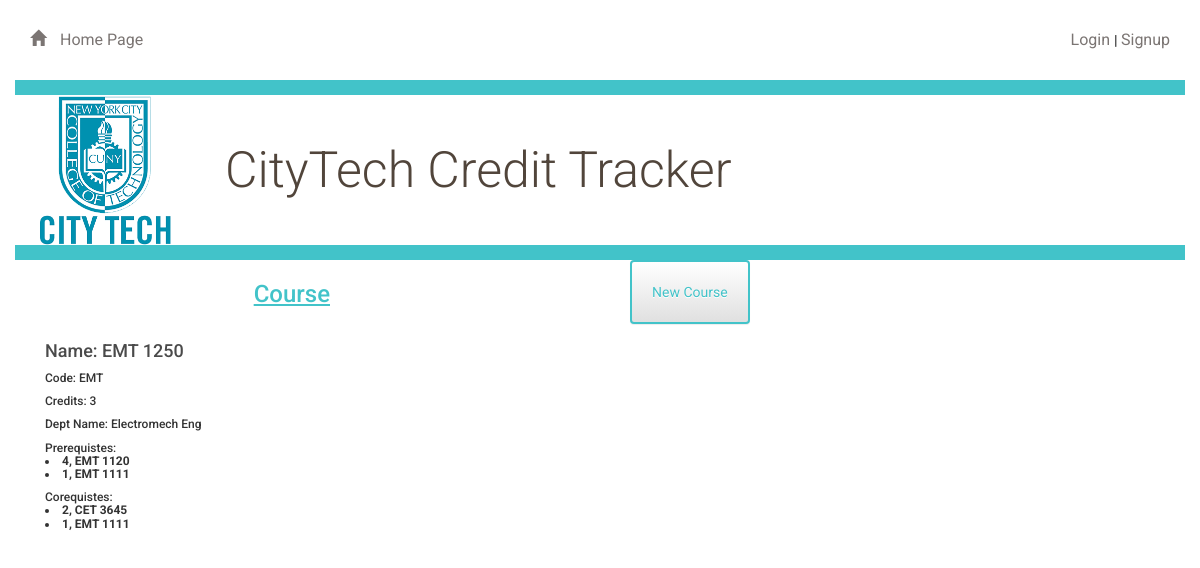
/courses/3, run on the app's committed database.
### app/models.py (models this page shows, shortened)
class Courses(db.Model):
    id = db.Column(db.Integer, primary_key=True)
    parent_id = db.Column(db.Integer, db.ForeignKey('courses.id'))
    name = db.Column(db.String(50), nullable=False)
    code = db.Column(db.String(8), nullable=False)
    credits = db.Column(db.Integer, nullable=False)
    dept_id = db.Column(db.Integer, db.ForeignKey('departments.id'))
    progs_id = db.Column(db.Integer, db.ForeignKey('programs.id'))
    prereqs = db.relationship(
        'Courses', secondary=prereq,
        primaryjoin=(prereq.c.course_id == id),
        secondaryjoin=(prereq.c.prereq_id == id),
        backref=db.backref('prereq', lazy='dynamic'), lazy='dynamic')
    coreqs = db.relationship(
        'Courses', secondary=coreq,
        primaryjoin=(coreq.c.course_id == id),
        secondaryjoin=(coreq.c.coreq_id == id),
        backref=db.backref('coreq', lazy='dynamic'), lazy='dynamic')
    children = db.relationship("Courses",
                backref=db.backref('parent', remote_side=[id])
            )

class Departments(UserMixin, db.Model):
    id = db.Column(db.Integer, primary_key=True)
    code = db.Column(db.String(8), nullable=False)
    name = db.Column(db.String(50), nullable=False)
    progs = db.relationship('Programs', backref='dept')
    course_depts = db.relationship('Courses', backref='dept')

### app/routes.py (the view)
@app.route('/courses/<int:course_id>')
def courseDetail(course_id):
    Course = Courses.query.filter_by(id=course_id).one()
    return render_template('course_detail.html', course = Course)

### app/templates/course_detail.html (shortened to what this page needs)
{% extends "base.html" %}
{% block content %}
{% include "header.html" %}
<div class="container">
	<div class="col-md-6"><section class=""><h2>Course</h2></section></div>
	<div class="col-md-6">
		<a href="{{ url_for('createCourseForm') }}" >
			<button class="btn btn-default button-dept">
				  New Course
			</button>
		</a>
	</div>
</div>
<div class="col-md-12">
			<h3>Name: {{course.name}}</h3>
			<h6>Code: {{course.code}}</h6>
			<h6>Credits: {{course.credits}}</h6>
			<h6>Dept Name: {{course.dept.name}}</h6>
			<h6>Prerequistes:
				{% for prereq in course.prereqs %}
					<li>
						{{prereq.id}},
						{{prereq.name}}
						</li>
				{% endfor %}
			</h6>
			<h6>Corequistes:
				{% for coreq in course.coreqs %}
					<li>
						{{coreq.id}},
						{{coreq.name}}
						</li>
				{% endfor %}
			</h6>
	</div>
{% endblock %}

### app/static/styles.css (style rules this page uses)
* { font-family: "Helvetica Neue Bold", Roboto, Helvetica, Arial, sans-serif; font-weight: 700; }
h2 { font-size: 24px; color: #42C3C9; line-height: 29px; text-decoration: underline; }
h3 { font-size: 18px; color: #4A4A4A; line-height: 23px; }
a { font-size: 14px; color: #0093B9; line-height: 17px; }
section { float: right; margin: 0 1.5%; margin-right: 50%; }
.btn { padding: 20px; margin: 0; border-color: #42C3C9; border-width: 2px; color: #42C3C9;; }
.button-dept { position: absolute; float: right; }

### data on the page
Courses: name "EMT 1250", code "EMT", credits "3"
Departments: dept.name "Electromech Eng"
Courses: id "4", name "EMT 1120"
Courses: id "1", name "EMT 1111"
Courses: id "2", name "CET 3645"
